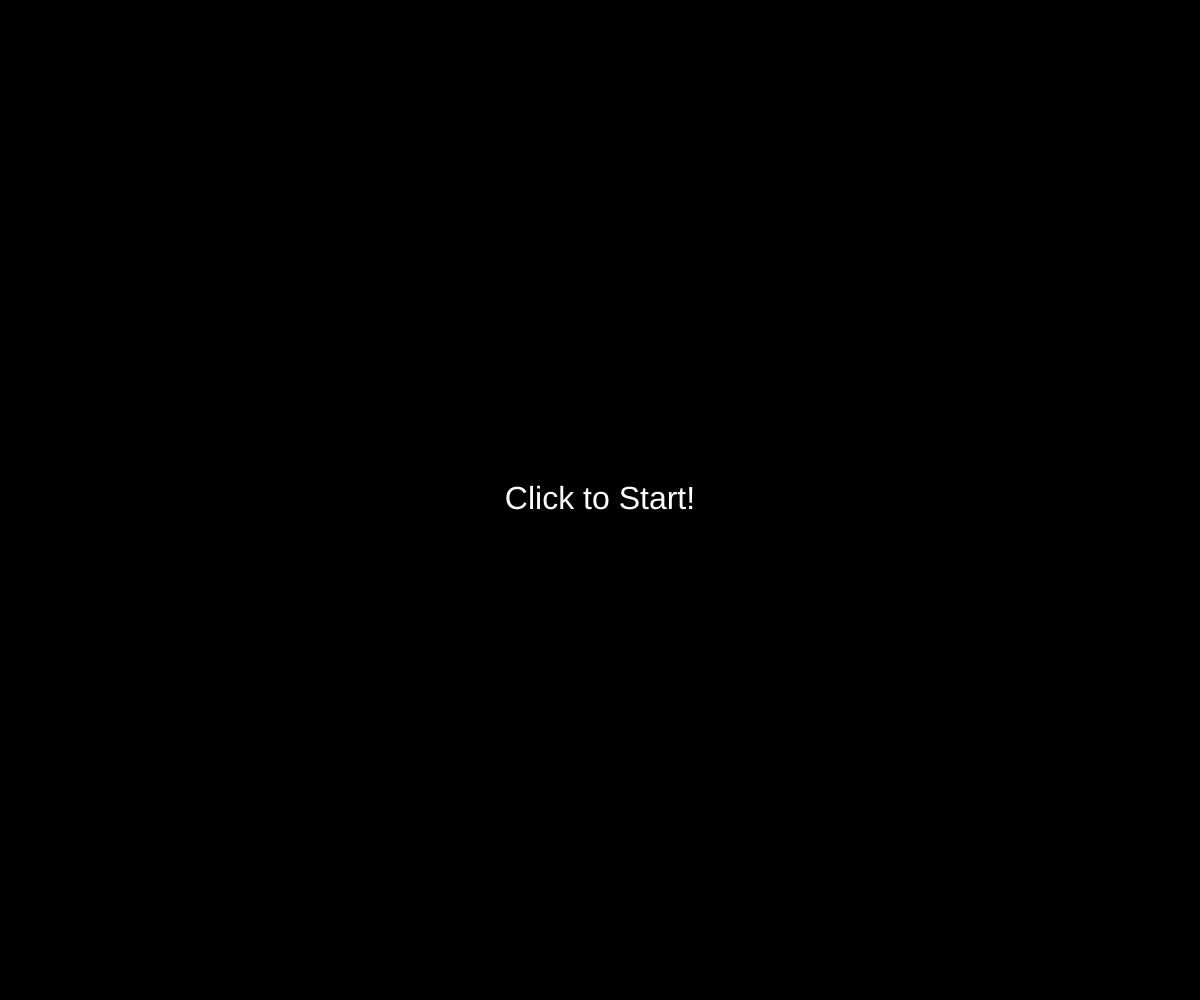
Frame 1 (no input)
Frame 60 (no input): identical to frame 1, image omitted
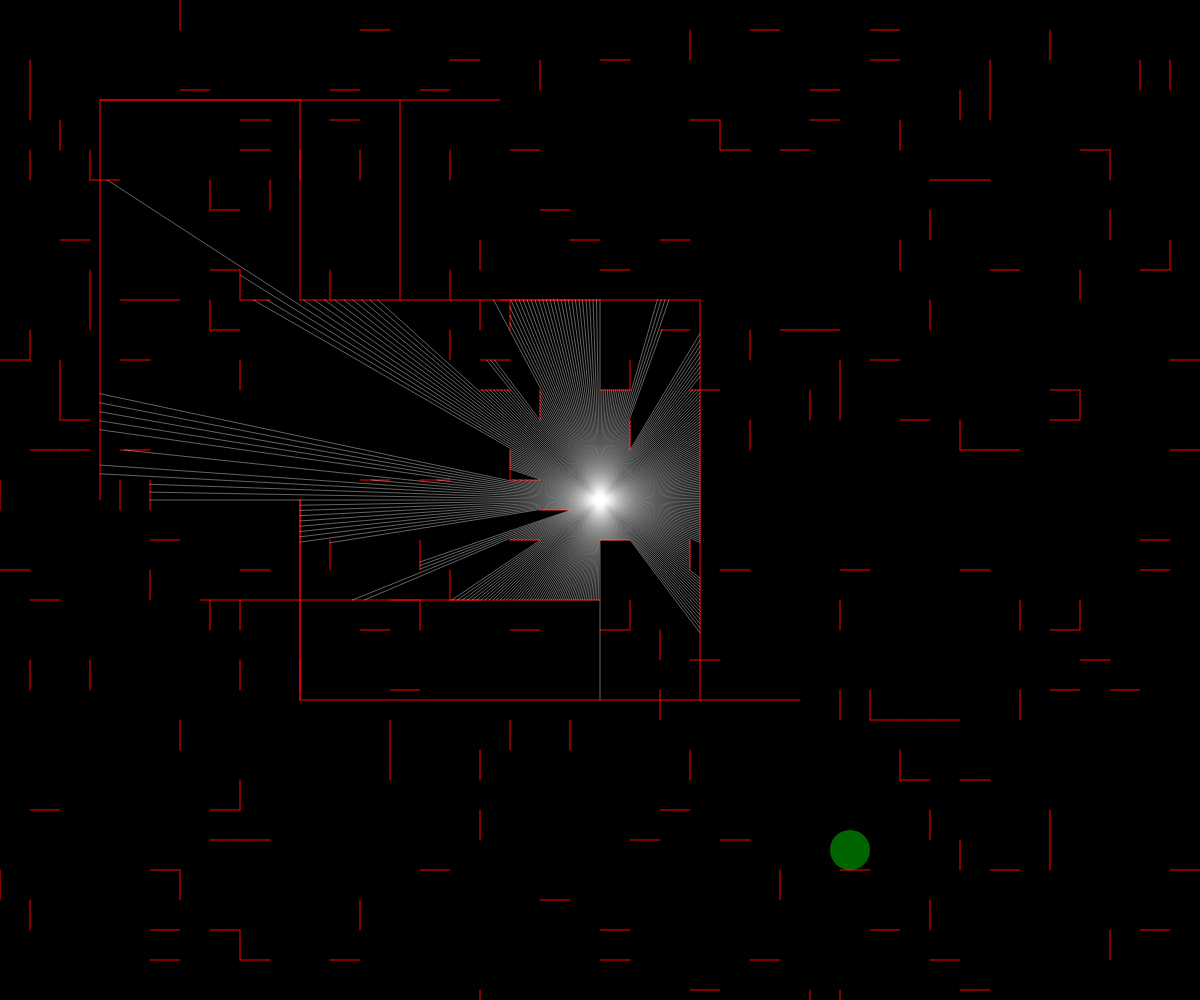
Frame 120 (the mouse pressed at the canvas centre since frame 60)

The p5.js sketch that drew these frames (run headless with seeded random() and noise() and a simulated clock; from frame 60 on, the mouse is pressed at the canvas centre):

// p5.js sketch
// ── sketch.js
let walls = [];
let particle;
let gameStarted = false;
let gameFinished = false;
let goal;
let level = 1;
let scaleFactor;

function setup() {
  createCanvas(windowWidth, windowHeight);
  scaleFactor = min(width,height) / 1000; // Calculate scaling factor based on canvas size
  setupLevel(level);

  // Create particle (starting point of the rays)
  particle = new Particle();

  // No cursor visible
  noCursor();
}

function draw() {
  background(0);

  if (gameStarted) {
    for (let wall of walls) {
      wall.show();
    }

    particle.update(mouseX, mouseY); // Particle follows mouse
    particle.show();
    particle.look(walls); // Show rays

    // Check collision with walls
    for (let wall of walls) {
      if (particleTouchesWall(wall)) {
        gameReset(); // Restart the game if collision occurs
        return;
      }
    }

    // Show the goal
    fill(0, 255, 0, 100); // Goal color
    noStroke();
    ellipse(goal.x, goal.y, 40 * scaleFactor, 40 * scaleFactor); // Goal size scaled

    // If player reaches the goal, progress or finish
    if (dist(particle.pos.x, particle.pos.y, goal.x, goal.y) < 40 * scaleFactor) {
      level++;
      if (level > 3) {
        gameFinished = true; // Win after level 3
      } else {
        setupLevel(level); // Load next level
      }
    }

    // Display win screen if all levels are completed
    if (gameFinished) {
      showWinScreen();
    }
  } else {
    // Display the start message
    showStartMessage();
  }
}

function mousePressed() {
  if (!gameStarted) {
    gameStarted = true; // Game starts on click
  }
}

// Function to display the start message
function showStartMessage() {
  fill(255);
  textSize(32 * scaleFactor); // Scale text size
  textAlign(CENTER, CENTER);
  text("Click to Start!", width / 2, height / 2);
}

// Function to display the win screen
function showWinScreen() {
  fill(0, 255, 0);
  textSize(48 * scaleFactor); // Scale text size
  textAlign(CENTER, CENTER);
  text("You Win!", width / 2, height / 2);
}

// Function to set up walls for each level
function setupLevel(level) {
  walls = []; // Clear previous walls
  particle = new Particle(); // Reset particle position

  // Fixed goal for each level
  if (level === 1) {
    goal = createVector(850 * scaleFactor, 850 * scaleFactor);
  } else if (level === 2) {
    goal = createVector(150 * scaleFactor, 850 * scaleFactor);
  } else if (level === 3) {
    goal = createVector(850 * scaleFactor, 150 * scaleFactor);
  }

  // Maze wall layouts for each level (occupy the whole canvas)
  if (level === 1) {
    createLevel1Walls();
  } 
  ///else if (level === 2) {
  ///  createLevel2Walls();
 /// } else if (level === 3) {
 ///   createLevel3Walls();
 /// }
}

// Function to create walls for level 1
function createLevel1Walls() {
  // Fixed walls for level 1, scaled
  walls.push(new Boundary(100 * scaleFactor, 100 * scaleFactor, 300 * scaleFactor, 100 * scaleFactor));
  walls.push(new Boundary(300 * scaleFactor, 100 * scaleFactor, 300 * scaleFactor, 300 * scaleFactor));
  walls.push(new Boundary(300 * scaleFactor, 300 * scaleFactor, 700 * scaleFactor, 300 * scaleFactor));
  walls.push(new Boundary(700 * scaleFactor, 300 * scaleFactor, 700 * scaleFactor, 700 * scaleFactor));
  walls.push(new Boundary(300 * scaleFactor, 500 * scaleFactor, 300 * scaleFactor, 700 * scaleFactor));
  walls.push(new Boundary(200 * scaleFactor, 600 * scaleFactor, 600 * scaleFactor, 600 * scaleFactor));
  walls.push(new Boundary(100 * scaleFactor, 100 * scaleFactor, 500 * scaleFactor, 100 * scaleFactor));
  walls.push(new Boundary(100 * scaleFactor, 100 * scaleFactor, 100 * scaleFactor, 500 * scaleFactor));
  walls.push(new Boundary(300 * scaleFactor, 700 * scaleFactor, 800 * scaleFactor, 700 * scaleFactor));

  // Adding a few more walls with gaps created, scaled
  walls.push(new Boundary(400 * scaleFactor, 100 * scaleFactor, 400 * scaleFactor, 300 * scaleFactor)); // Gap created
  walls.push(new Boundary(500 * scaleFactor, 300 * scaleFactor, 600 * scaleFactor, 300 * scaleFactor)); // Gap created
  walls.push(new Boundary(300 * scaleFactor, 500 * scaleFactor, 300 * scaleFactor, 700 * scaleFactor)); // Gap created

  // Add more small scattered walls for difficulty
  for (let x = 0; x < width; x += 30 * scaleFactor) {
    for (let y = 0; y < height; y += 30 * scaleFactor) {
      if (random(1) < 0.15) { // Increased probability for more walls
        if (random(1) < 0.5) {
          walls.push(new Boundary(x, y, x + 30 * scaleFactor, y)); // Horizontal small wall
        } else {
          walls.push(new Boundary(x, y, x, y + 30 * scaleFactor)); // Vertical small wall
        }
      }
    }
  }
}

// Similar scaling for other levels (Level 2 and 3)...
// Just make sure that all wall coordinates, gap positions, goal positions, etc., are scaled by `scaleFactor`

// Function to reset the game
function gameReset() {
  level = 1; // Reset to level 1
  gameStarted = false;
  setupLevel(level); // Reload level 1
}

// Function to check if the particle touches a wall
function particleTouchesWall(wall) {
  const d = dist(particle.pos.x, particle.pos.y, wall.a.x, wall.a.y) + dist(particle.pos.x, particle.pos.y, wall.b.x, wall.b.y);
  const wallLength = dist(wall.a.x, wall.a.y, wall.b.x, wall.b.y);
  return d <= wallLength + 5 * scaleFactor; // Particle touches the wall
}

// Walls class (fixed walls in specific positions)
class Boundary {
  constructor(x1, y1, x2, y2) {
    this.a = createVector(x1, y1);
    this.b = createVector(x2, y2);
  }

  show() {
    stroke(255, 0, 0); // Red wall color
    line(this.a.x, this.a.y, this.b.x, this.b.y);
  }
}

// Rays class
class Ray {
  constructor(pos, angle) {
    this.pos = pos;
    this.dir = p5.Vector.fromAngle(angle);
  }

  lookAt(x, y) {
    this.dir.x = x - this.pos.x;
    this.dir.y = y - this.pos.y;
    this.dir.normalize();
  }

  show() {
    stroke(255);
    push();
    translate(this.pos.x, this.pos.y);
    line(0, 0, this.dir.x * 150 * scaleFactor, this.dir.y * 150 * scaleFactor); // Rays extend 150 pixels
    pop();
  }

  cast(wall) {
    const x1 = wall.a.x;
    const y1 = wall.a.y;
    const x2 = wall.b.x;
    const y2 = wall.b.y;

    const x3 = this.pos.x;
    const y3 = this.pos.y;
    const x4 = this.pos.x + this.dir.x;
    const y4 = this.pos.y + this.dir.y;

    const den = (x1 - x2) * (y3 - y4) - (y1 - y2) * (x3 - x4);
    if (den == 0) {
      return;
    }

    const t = ((x1 - x3) * (y3 - y4) - (y1 - y3) * (x3 - x4)) / den;
    const u = -((x1 - x2) * (y1 - y3) - (y1 - y2) * (x1 - x3)) / den;
    if (t > 0 && t < 1 && u > 0) {
      const pt = createVector();
      pt.x = x1 + t * (x2 - x1);
      pt.y = y1 + t * (y2 - y1);
      return pt;
    } else {
      return;
    }
  }
}

// Particle class (starting point of rays)
class Particle {
  constructor() {
    this.pos = createVector(width / 2, height / 2); // Particle in the center
    this.rays = [];
    for (let a = 0; a < 360; a += 1) {
      this.rays.push(new Ray(this.pos, radians(a))); // 360 rays (one for each direction)
    }
  }

  update(x, y) {
    this.pos.set(x, y); // Particle follows mouse position
  }

  look(walls) {
    for (let i = 0; i < this.rays.length; i++) {
      const ray = this.rays[i];
      let closest = null;
      let record = Infinity;
      for (let wall of walls) {
        const pt = ray.cast(wall);
        if (pt) {
          const d = p5.Vector.dist(this.pos, pt);
          if (d < record) {
            record = d;
            closest = pt;
          }
        }
      }
      if (closest) {
        stroke(255, 100); // Ray color
        line(this.pos.x, this.pos.y, closest.x, closest.y); // Draw the ray
      }
    }
  }

  show() {
    fill(255);
    noStroke();
    ellipse(this.pos.x, this.pos.y, 6 * scaleFactor); // Particle size scaled
  }
}
